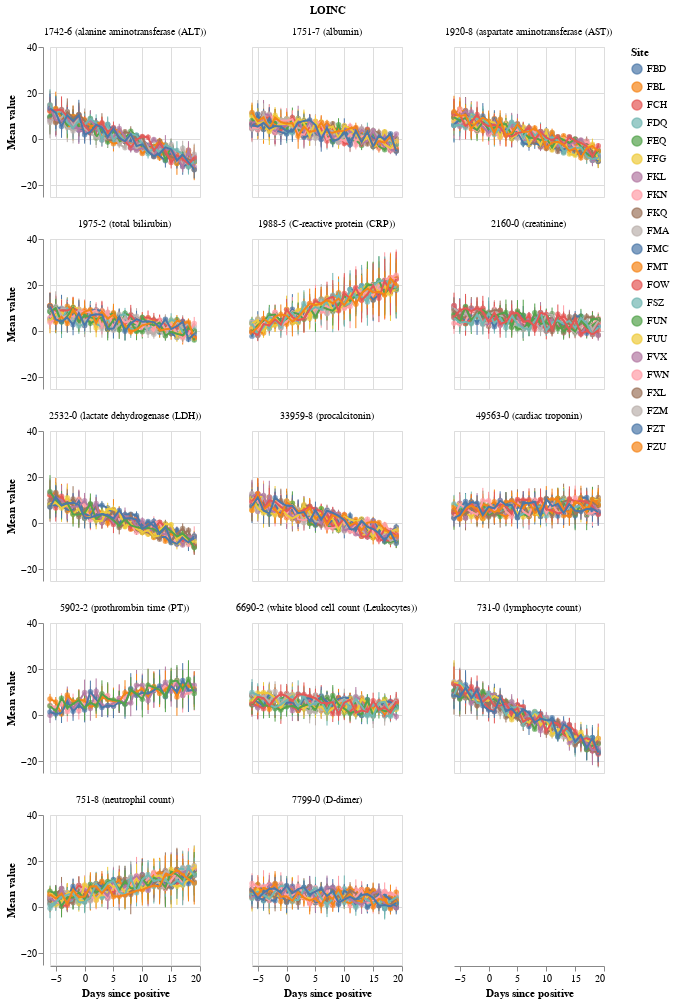

The notebook cell this image was saved under:
### Code cell
line = alt.Chart(df).mark_line().encode(
    x=alt.X(COLUMNS.DAYS_SINCE_POSITIVE, title="Days since positive"),
    y=alt.Y(COLUMNS.MEAN_VALUE, title="Mean value"),
    color=alt.Color(COLUMNS.SITE_ID, title="Site")
)

point = alt.Chart(df).mark_point(filled=True).encode(
    x=alt.X(COLUMNS.DAYS_SINCE_POSITIVE, title="Days since positive"),
    y=alt.Y(COLUMNS.MEAN_VALUE, title="Mean value"),
    color=alt.Color(COLUMNS.SITE_ID, title="Site")
)


band = alt.Chart(df).mark_errorbar().encode(
    x=alt.X(COLUMNS.DAYS_SINCE_POSITIVE, title="Days since positive"),
    y=alt.Y(COLUMNS.MEAN_VALUE, title="Mean value"),
    yError=alt.YError(COLUMNS.STDEV_VALUE),
    color=alt.Color(COLUMNS.SITE_ID, title="Site")
)

(band + point + line).properties(
    width=150,
    height=150
).facet(
    facet=alt.Facet("loinc_name", title="LOINC"),
    columns=3
)

### Figure 1 — Vega-Lite specification as saved in the notebook (floating-point values rounded to 4 significant figures; data arrays with more than 128 entries replaced by an {"elided": "..."} marker saying what was removed)
{"config": {"view": {"continuousWidth": 400, "continuousHeight": 300}}, "data": {"name": "data-448afa4df435ddc3854768a389977b12"}, "facet": {"type": "nominal", "field": "loinc_name", "title": "LOINC"}, "spec": {"layer": [{"mark": "errorbar", "encoding": {"color": {"type": "nominal", "field": "siteid", "title": "Site"}, "x": {"type": "quantitative", "field": "days_since_positive", "title": "Days since positive"}, "y": {"type": "quantitative", "field": "mean_value", "title": "Mean value"}, "yError": {"field": "stdev_value"}}}, {"mark": {"type": "point", "filled": true}, "encoding": {"color": {"type": "nominal", "field": "siteid", "title": "Site"}, "x": {"type": "quantitative", "field": "days_since_positive", "title": "Days since positive"}, "y": {"type": "quantitative", "field": "mean_value", "title": "Mean value"}}}, {"mark": "line", "encoding": {"color": {"type": "nominal", "field": "siteid", "title": "Site"}, "x": {"type": "quantitative", "field": "days_since_positive", "title": "Days since positive"}, "y": {"type": "quantitative", "field": "mean_value", "title": "Mean value"}}}], "height": 150, "width": 150}, "columns": 3, "$schema": "https://vega.github.io/schema/vega-lite/v4.0.2.json", "datasets": {"data-448afa4df435ddc3854768a389977b12": {"elided": "4576 records"}}}
